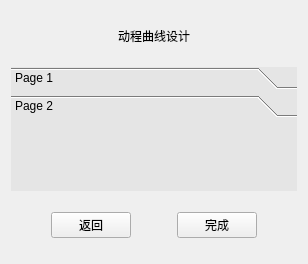
      <widget class="QWidget" name="ReDesign">
       <layout class="QVBoxLayout" name="verticalLayout_13">
        <item>
         <spacer name="verticalSpacer_20">
          <property name="orientation">
           <enum>Qt::Vertical</enum>
          </property>
          <property name="sizeType">
           <enum>QSizePolicy::Preferred</enum>
          </property>
          <property name="sizeHint" stdset="0">
           <size>
            <width>20</width>
            <height>15</height>
           </size>
          </property>
         </spacer>
        </item>
        <item>
         <layout class="QHBoxLayout" name="RCurveDesignTitle_2">
          <item>
           <spacer name="horizontalSpacer_32">
            <property name="orientation">
             <enum>Qt::Horizontal</enum>
            </property>
            <property name="sizeHint" stdset="0">
             <size>
              <width>40</width>
              <height>20</height>
             </size>
            </property>
           </spacer>
          </item>
          <item>
           <widget class="QLabel" name="label_4">
            <property name="styleSheet">
             <string notr="true">font: 15pt &quot;微软雅黑&quot;;</string>
            </property>
            <property name="text">
             <string>动程曲线设计</string>
            </property>
           </widget>
          </item>
          <item>
           <spacer name="horizontalSpacer_33">
            <property name="orientation">
             <enum>Qt::Horizontal</enum>
            </property>
            <property name="sizeHint" stdset="0">
             <size>
              <width>40</width>
              <height>20</height>
             </size>
            </property>
           </spacer>
          </item>
         </layout>
        </item>
        <item>
         <spacer name="verticalSpacer_19">
          <property name="orientation">
           <enum>Qt::Vertical</enum>
          </property>
          <property name="sizeType">
           <enum>QSizePolicy::Preferred</enum>
          </property>
          <property name="sizeHint" stdset="0">
           <size>
            <width>20</width>
            <height>15</height>
           </size>
          </property>
         </spacer>
        </item>
        <item>
         <widget class="QToolBox" name="ProDesignToolBox_2">
          <property name="styleSheet">
           <string notr="true">font: 12pt &quot;微软雅黑&quot;;
background-color: rgb(229, 229, 229);</string>
          </property>
          <property name="frameShape">
           <enum>QFrame::NoFrame</enum>
          </property>
          <property name="frameShadow">
           <enum>QFrame::Sunken</enum>
          </property>
          <property name="currentIndex">
           <number>1</number>
          </property>
          <widget class="QWidget" name="ProUp_2">
           <property name="geometry">
            <rect>
             <x>0</x>
             <y>0</y>
             <width>670</width>
             <height>565</height>
            </rect>
           </property>
           <attribute name="label">
            <string>Page 1</string>
           </attribute>
          </widget>
          <widget class="QWidget" name="ProReturn_2">
           <property name="geometry">
            <rect>
             <x>0</x>
             <y>0</y>
             <width>670</width>
             <height>565</height>
            </rect>
           </property>
           <attribute name="label">
            <string>Page 2</string>
           </attribute>
          </widget>
         </widget>
        </item>
        <item>
         <spacer name="verticalSpacer_21">
          <property name="orientation">
           <enum>Qt::Vertical</enum>
          </property>
          <property name="sizeType">
           <enum>QSizePolicy::Preferred</enum>
          </property>
          <property name="sizeHint" stdset="0">
           <size>
            <width>20</width>
            <height>15</height>
           </size>
          </property>
         </spacer>
        </item>
        <item>
         <layout class="QHBoxLayout" name="horizontalLayout_15">
          <item>
           <spacer name="horizontalSpacer_34">
            <property name="orientation">
             <enum>Qt::Horizontal</enum>
            </property>
            <property name="sizeHint" stdset="0">
             <size>
              <width>40</width>
              <height>20</height>
             </size>
            </property>
           </spacer>
          </item>
          <item>
           <widget class="QPushButton" name="REDeReButton">
            <property name="styleSheet">
             <string notr="true">font: 12pt &quot;微软雅黑&quot;;</string>
            </property>
            <property name="text">
             <string>返回</string>
            </property>
           </widget>
          </item>
          <item>
           <spacer name="horizontalSpacer_35">
            <property name="orientation">
             <enum>Qt::Horizontal</enum>
            </property>
            <property name="sizeHint" stdset="0">
             <size>
              <width>40</width>
              <height>20</height>
             </size>
            </property>
           </spacer>
          </item>
          <item>
           <widget class="QPushButton" name="ReDeSureButton">
            <property name="styleSheet">
             <string notr="true">font: 12pt &quot;微软雅黑&quot;;</string>
            </property>
            <property name="text">
             <string>完成</string>
            </property>
           </widget>
          </item>
          <item>
           <spacer name="horizontalSpacer_36">
            <property name="orientation">
             <enum>Qt::Horizontal</enum>
            </property>
            <property name="sizeHint" stdset="0">
             <size>
              <width>40</width>
              <height>20</height>
             </size>
            </property>
           </spacer>
          </item>
         </layout>
        </item>
        <item>
         <spacer name="verticalSpacer_18">
          <property name="orientation">
           <enum>Qt::Vertical</enum>
          </property>
          <property name="sizeType">
           <enum>QSizePolicy::Preferred</enum>
          </property>
          <property name="sizeHint" stdset="0">
           <size>
            <width>20</width>
            <height>15</height>
           </size>
          </property>
         </spacer>
        </item>
       </layout>
      </widget>
